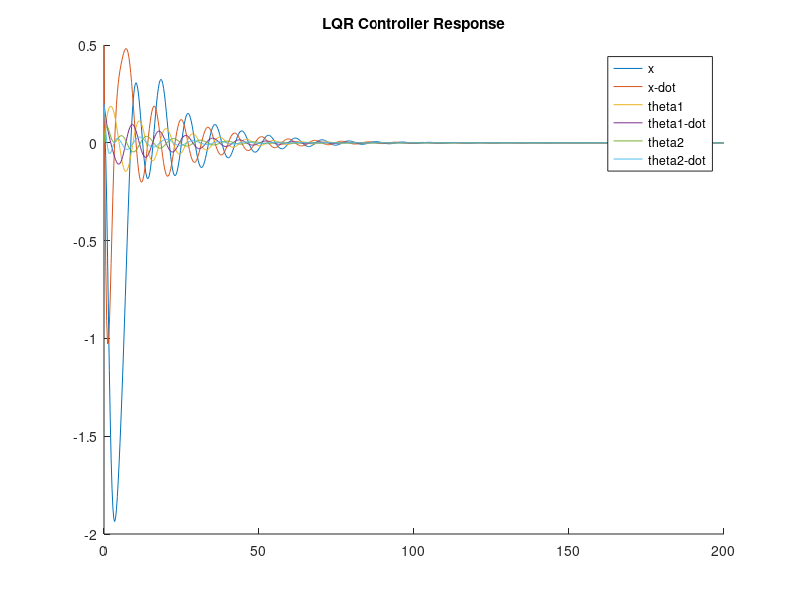

Write the MATLAB code that produced this figure.
%% LQR Controller
clear all, close all, clc

% Variables
M = 1000;
m1 = 100;
m2= 100;
l1 = 20;
l2 = 10;
g = 10;
d = 1;


A = [0 1 0 0 0 0;
    0 0 (-m1*g)/M 0 (-m2*g)/M 0;
    0 0 0 1 0 0;
    0 0 ((-m1*g)/(M*l1))-(g/l1) 0 (-m2*g)/(M*l1) 0;
    0 0 0 0 0 1;
    0 0 (-m1*g)/(M*l2) 0 ((-m2*g)/(M*l2))-(g/l2) 0];

B = [0; 1/M; 0; 1/(M*l1); 0; 1/(M*l2)];

C = eye(6);

D = zeros(size(C,1), size(B,2));

eig(A)

rank(ctrb(A,B))  % is it controllable ?

%% LQR controller
Q = [1 0 0 0 0 0;
    0 1 0 0 0 0;
    0 0 1000 0 0 0;
    0 0 0 100 0 0
    0 0 0 0 1000 0
    0 0 0 0 0 10000];

R = .0001;

K = lqr(A,B,Q,R);
disp(K)

%% Controller applied to linearized system
Ac = A-B*K;
controlled_system = ss(Ac,B,C,D);
tspan = 0:.1:100;
y0 = [0; 0.5; 0; 0.2; 0; 0.2];
[y, t] = initial(controlled_system,y0);


%% Controller applied to non-linear system
% tspan = 0:.1:100;
% y0 = [0; 0.5; 0; 0.2; 0; 0.2];
% [t,y] = ode45(@(t,y)cartpend(y,m1,m2,M,l1,l2,g,d,-K*(y-[0; 0; 0; 0; 0; 0])),tspan,y0);


%% System animation

% for k=1:length(t)
%     drawcartpend(y(k,:),m1,M,l1,l2);
% end


%% Plotting the system response
hold on
plot(t,y)
% plot(t,y(:,5))
% plot(t,y(:,6))
legend('x', 'x-dot', 'theta1', 'theta1-dot', 'theta2', 'theta2-dot')
title 'LQR Controller Response';


